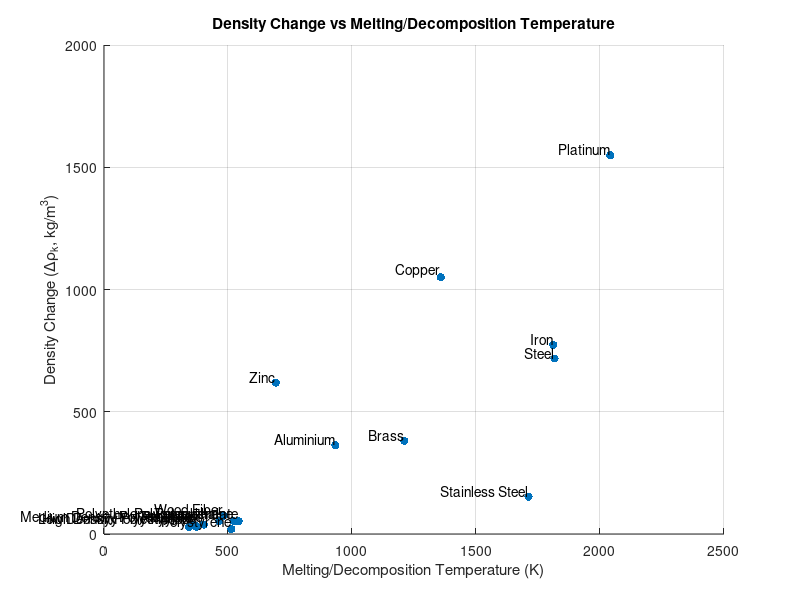

Source code (MATLAB):
% Data Input for All Materials
materials = { ...
    'Polyethylene Terephthalate', 'Polypropylene', 'Stainless Steel', ...
    'Copper', 'Polyurethane', 'Brass', 'Zinc', 'Aluminium', 'Sapphire', ...
    'Magnesia', 'Medium Density Polyethylene', 'Low Density Polyethylene', ...
    'High Density Polyethylene', 'Polystyrene', 'Silica', 'Iron', 'Silicon', ...
    'Graphite', 'Platinum', 'Fused Alumina', 'Alumina', 'Plexiglass', ...
    'Wood Reinforced Acrylic', 'Steel', 'Charcoal', 'Glass Fiber-Reinforced Epoxy', ...
    'Natural Rubber', 'Carbon Nanotubes', 'Porous Carbon', 'Borosilicate', ...
    'Soda-Lime Glass', 'Graphene', 'Boron Nitride Nanotube', 'Wood Fiber', ...
    'Polyvinyl Chloride', 'Wax', 'Teflon'};

% Liquid densities (g/cm³)
rho_l = [1.38, 0.90, 7.9, 8.96, 1.1, 8.0, 7.14, 2.70, NaN, ...
         NaN, 0.93, 0.91, 0.94, 1.04, NaN, 7.00, NaN, NaN, 19.77, ...
         NaN, NaN, 1.14, NaN, 7.00, NaN, NaN, NaN, NaN, NaN, ...
         NaN, NaN, NaN, NaN, 1.30, NaN, NaN];

% Solid densities (g/cm³)
rho_s = [1.33, 0.85, 7.75, 8.02, 1.05, 8.4, 6.57, 2.38, 3.98, ...
         3.58, 0.97, 0.94, 0.97, 1.02, 2.65, 7.87, 2.33, 2.25, 21.45, ...
         3.97, 4.10, 1.18, NaN, 7.80, 1.50, 1.80, 0.92, 1.30, 0.20, ...
         2.23, 2.50, 2.26, 2.25, 1.38, 0.93, 2.20];

% Melting/Decomposition Temperatures (K)
T_m = [543, 465, 1712, 1358, 523, 1211, 693, 933, 2303, ...
       3073, 363, 343, 373, 513, 1988, 1811, 1687, 3800, 2041, ...
       2345, 2323, 403, NaN, 1816, NaN, 523, 500, 3700, NaN, ...
       1223, 1423, NaN, 3273, 483, 330, 610];

% Check for missing values and filter valid data
valid_idx = ~isnan(rho_l) & ~isnan(rho_s) & ~isnan(T_m);
valid_materials = materials(valid_idx);
rho_l_valid = rho_l(valid_idx);
rho_s_valid = rho_s(valid_idx);
T_m_valid = T_m(valid_idx);

% Calculate density change (Delta rho_k in kg/m³)
delta_rho = abs(rho_s_valid - rho_l_valid); % Density change from solid to liquid (g/cm³)
delta_rho_k = abs((rho_l_valid .* delta_rho) ./ rho_s_valid) * 1000; % Convert to kg/m^3

% Plot results
figure;
scatter(T_m_valid, delta_rho_k, 'filled');
title('Density Change vs Melting/Decomposition Temperature');
xlabel('Melting/Decomposition Temperature (K)');
ylabel('Density Change (\Delta\rho_k, kg/m^3)');
grid on;

% Annotate plot with material names
for i = 1:length(valid_materials)
    text(T_m_valid(i), delta_rho_k(i), valid_materials{i}, 'VerticalAlignment', 'bottom', 'HorizontalAlignment', 'right');
end
